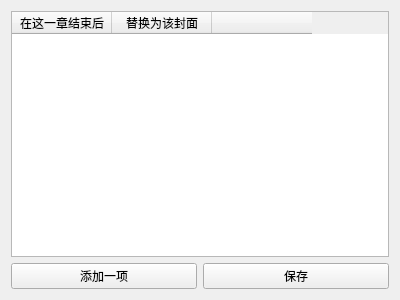
<?xml version="1.0" encoding="UTF-8"?>
<ui version="4.0">
 <class>MainBackList</class>
 <widget class="QWidget" name="MainBackList">
  <property name="geometry">
   <rect>
    <x>0</x>
    <y>0</y>
    <width>400</width>
    <height>300</height>
   </rect>
  </property>
  <property name="windowTitle">
   <string>Form</string>
  </property>
  <layout class="QGridLayout" name="gridLayout">
   <item row="0" column="0" colspan="2">
    <widget class="QTableWidget" name="tableWidget">
     <property name="gridStyle">
      <enum>Qt::SolidLine</enum>
     </property>
     <property name="sortingEnabled">
      <bool>false</bool>
     </property>
     <property name="columnCount">
      <number>3</number>
     </property>
     <column>
      <property name="text">
       <string>在这一章结束后</string>
      </property>
     </column>
     <column>
      <property name="text">
       <string>替换为该封面</string>
      </property>
     </column>
     <column>
      <property name="text">
       <string/>
      </property>
     </column>
    </widget>
   </item>
   <item row="1" column="0">
    <widget class="QPushButton" name="btnAdd">
     <property name="text">
      <string>添加一项</string>
     </property>
    </widget>
   </item>
   <item row="1" column="1">
    <widget class="QPushButton" name="pushButton">
     <property name="text">
      <string>保存</string>
     </property>
    </widget>
   </item>
  </layout>
 </widget>
 <resources/>
 <connections/>
</ui>
